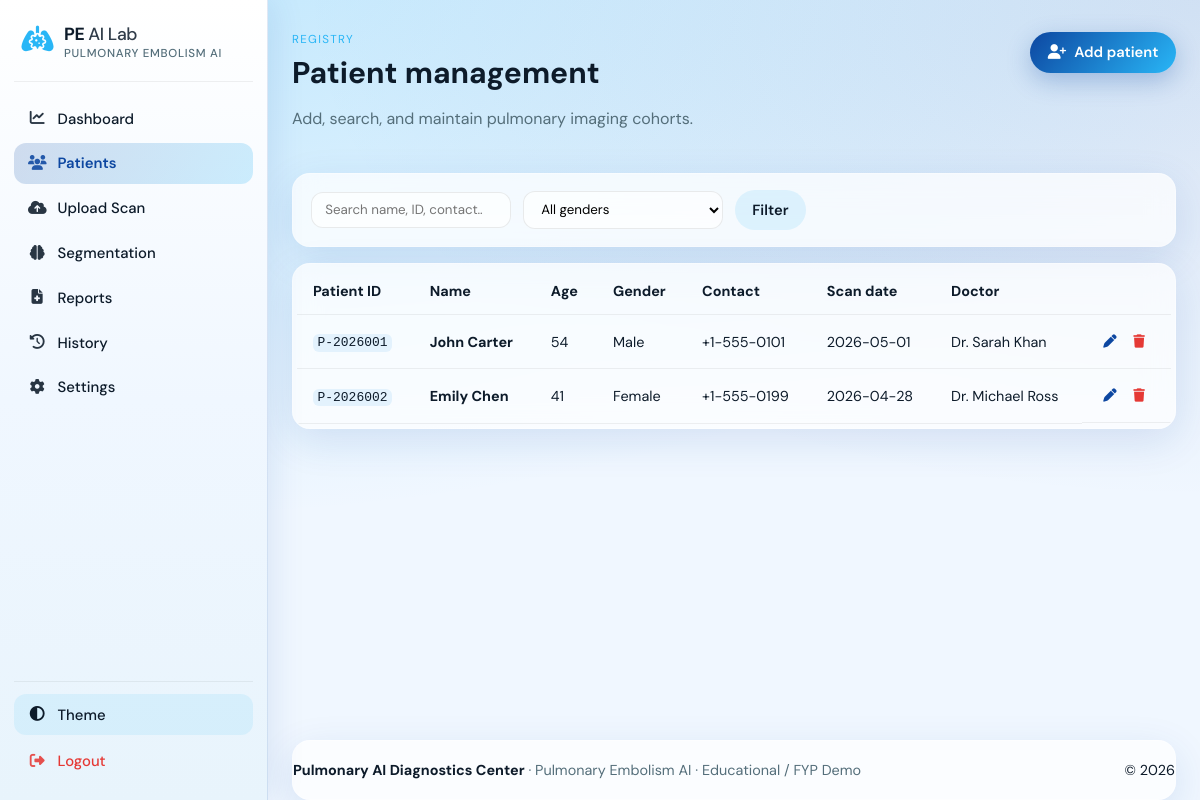
The app's page /patients (signed in) with its own data.
### app/db_models.py (models this page shows)
class Patient(db.Model):
    __tablename__ = "patients"
    id = db.Column(db.Integer, primary_key=True)
    patient_id = db.Column(db.String(32), unique=True, nullable=False, index=True)
    full_name = db.Column(db.String(120), nullable=False)
    age = db.Column(db.Integer, nullable=False)
    gender = db.Column(db.String(20), nullable=False)
    contact = db.Column(db.String(64))
    disease_notes = db.Column(db.Text)
    scan_date = db.Column(db.Date)
    doctor_name = db.Column(db.String(120))
    user_id = db.Column(db.Integer, db.ForeignKey("users.id"), nullable=False)
    created_at = db.Column(db.DateTime, default=datetime.utcnow)
    updated_at = db.Column(db.DateTime, default=datetime.utcnow, onupdate=datetime.utcnow)
    scans = db.relationship("ScanRecord", backref="patient", lazy="dynamic", cascade="all,delete")

### app/routes/main_routes.py (the view, shortened to what this page needs)
@main_bp.route("/patients", methods=["GET", "POST"])
@login_required
def patients():
    q = (request.args.get("q") or "").strip()
    gender = (request.args.get("gender") or "").strip()
    query = Patient.query.filter_by(user_id=current_user.id)
    if gender in ("Male", "Female", "Other"):
        query = query.filter_by(gender=gender)
    rows = query.order_by(Patient.created_at.desc()).all()
    return render_template("patients.html", patients=rows, q=q, gender=gender)

### app/db_models.py (called while the page is built)
@login_manager.user_loader
def load_user(user_id):
    return User.query.get(int(user_id))

### app/templates/patients.html (shortened to what this page needs)
{% extends "base.html" %}
{% block content %}
<section class="page-hero">
  <div>
    <p class="eyebrow">Registry</p>
    <h1>Patient management</h1>
    <p class="muted">Add, search, and maintain pulmonary imaging cohorts.</p>
  </div>
  <button type="button" class="btn btn-primary" data-open="addPatient"><i class="fa-solid fa-user-plus"></i> Add patient</button>
</section>
<form class="toolbar glass" method="get" action="{{ url_for('main.patients') }}">
  <input type="search" name="q" value="{{ q }}" placeholder="Search name, ID, contact…" class="search-input">
  <select name="gender" class="select">
    <option value="">All genders</option>
  </select>
  <button type="submit" class="btn btn-ghost">Filter</button>
</form>
<div class="table-wrap glass">
  <table class="data-table">
    <thead>
      <tr>
        <th>Patient ID</th>
        <th>Name</th>
        <th>Age</th>
        <th>Gender</th>
        <th>Contact</th>
        <th>Scan date</th>
        <th>Doctor</th>
        <th></th>
      </tr>
    </thead>
    <tbody>
      {% for p in patients %}
      <tr>
        <td><code>{{ p.patient_id }}</code></td>
        <td><strong>{{ p.full_name }}</strong></td>
        <td>{{ p.age }}</td>
        <td>{{ p.gender }}</td>
        <td>{{ p.contact or '—' }}</td>
        <td>{{ p.scan_date or '—' }}</td>
        <td>{{ p.doctor_name or '—' }}</td>
        <td class="row-actions">
          <button type="button" class="btn-icon" title="Edit" data-edit-patient
            data-id="{{ p.id }}"
            data-name="{{ p.full_name }}"
            data-age="{{ p.age }}"
            data-gender="{{ p.gender }}"
            data-contact="{{ p.contact or '' }}"
            data-notes="{{ p.disease_notes or '' }}"
            data-scan="{{ p.scan_date or '' }}"
            data-doctor="{{ p.doctor_name or '' }}"><i class="fa-solid fa-pen"></i></button>
          <form method="post" action="{{ url_for('main.patient_delete', pid=p.id) }}" onsubmit="return confirm('Delete this patient?');">
            <button type="submit" class="btn-icon danger" title="Delete"><i class="fa-solid fa-trash"></i></button>
          </form>
        </td>
      </tr>
      {% else %}
      <tr><td colspan="8"><div class="empty-inline">No patients match your filters.</div></td></tr>
      {% endfor %}
    </tbody>
  </table>
</div>
{% endblock %}

### app/templates/base.html (shortened to what this page needs)
<!DOCTYPE html>
<html lang="en" data-theme="{{ user_theme }}">
<head>
  <link rel="stylesheet" href="https://cdnjs.cloudflare.com/ajax/libs/font-awesome/6.5.2/css/all.min.css" />
  <link rel="stylesheet" href="{{ url_for('static', filename='css/app.css') }}">
</head>
<body class="page-body {% if current_user.is_authenticated %}has-sidebar{% endif %}">
  {% if current_user.is_authenticated %}
  <div class="app-shell">
    {% include 'partials/navbar.html' %}
    <div class="app-shell-main">
  {% endif %}
  <main class="main-content {% block main_class %}{% endblock %}">
    {% block content %}{% endblock %}
  </main>
  {% if current_user.is_authenticated %}
    {% include 'partials/footer.html' %}
    </div>
  </div>
  {% endif %}
</body>
</html>

### app/templates/partials/navbar.html (shortened to what this page needs)
<aside class="sidebar glass" id="sidebar" aria-label="Main navigation">
  <div class="sidebar-brand">
    <i class="fa-solid fa-lungs-virus brand-icon"></i>
    <div class="brand-text-wrap">
      <span class="brand-text">PE <span class="thin">AI Lab</span></span>
      <span class="brand-sub">Pulmonary Embolism AI</span>
    </div>
  </div>
  <nav class="sidebar-nav" id="sidebarNav">
    <a href="{{ url_for('main.dashboard') }}" class="sidebar-link {% if request.endpoint == 'main.dashboard' %}active{% endif %}"><i class="fa-solid fa-chart-line"></i><span>Dashboard</span></a>
    <a href="{{ url_for('main.patients') }}" class="sidebar-link {% if request.endpoint == 'main.patients' %}active{% endif %}"><i class="fa-solid fa-users"></i><span>Patients</span></a>
    <a href="{{ url_for('main.upload') }}" class="sidebar-link {% if request.endpoint == 'main.upload' %}active{% endif %}"><i class="fa-solid fa-cloud-arrow-up"></i><span>Upload Scan</span></a>
    <a href="{{ url_for('main.segmentation') }}" class="sidebar-link {% if request.endpoint == 'main.segmentation' %}active{% endif %}"><i class="fa-solid fa-brain"></i><span>Segmentation</span></a>
    <a href="{{ url_for('main.reports') }}" class="sidebar-link {% if request.endpoint == 'main.reports' %}active{% endif %}"><i class="fa-solid fa-file-medical"></i><span>Reports</span></a>
    <a href="{{ url_for('main.history') }}" class="sidebar-link {% if request.endpoint == 'main.history' %}active{% endif %}"><i class="fa-solid fa-clock-rotate-left"></i><span>History</span></a>
    <a href="{{ url_for('main.settings') }}" class="sidebar-link {% if request.endpoint == 'main.settings' %}active{% endif %}"><i class="fa-solid fa-gear"></i><span>Settings</span></a>
  </nav>
  <div class="sidebar-footer">
    <button type="button" class="sidebar-theme-btn" data-theme-toggle title="Toggle theme" aria-label="Toggle theme">
      <i class="fa-solid fa-circle-half-stroke"></i><span>Theme</span>
    </button>
    <a href="{{ url_for('auth.logout') }}" class="sidebar-link logout"><i class="fa-solid fa-right-from-bracket"></i><span>Logout</span></a>
  </div>
</aside>

### app/templates/partials/footer.html
<footer class="site-footer glass">
  <div class="footer-inner">
    <div>
      <strong>{{ hospital_name }}</strong>
      <span class="muted"> · Pulmonary Embolism AI · Educational / FYP Demo</span>
    </div>
    <div class="footer-links">
      <span>&copy; 2026</span>
    </div>
  </div>
</footer>

### records on screen
Patient: patient_id "P-2026001", full_name "John Carter", age "54", gender "Male", contact "+1-555-0101", scan_date "2026-05-01", doctor_name "Dr. Sarah Khan"
Patient: patient_id "P-2026002", full_name "Emily Chen", age "41", gender "Female", contact "+1-555-0199", scan_date "2026-04-28", doctor_name "Dr. Michael Ross"

### other values on screen
{{ hospital_name }} "Pulmonary AI Diagnostics Center"
